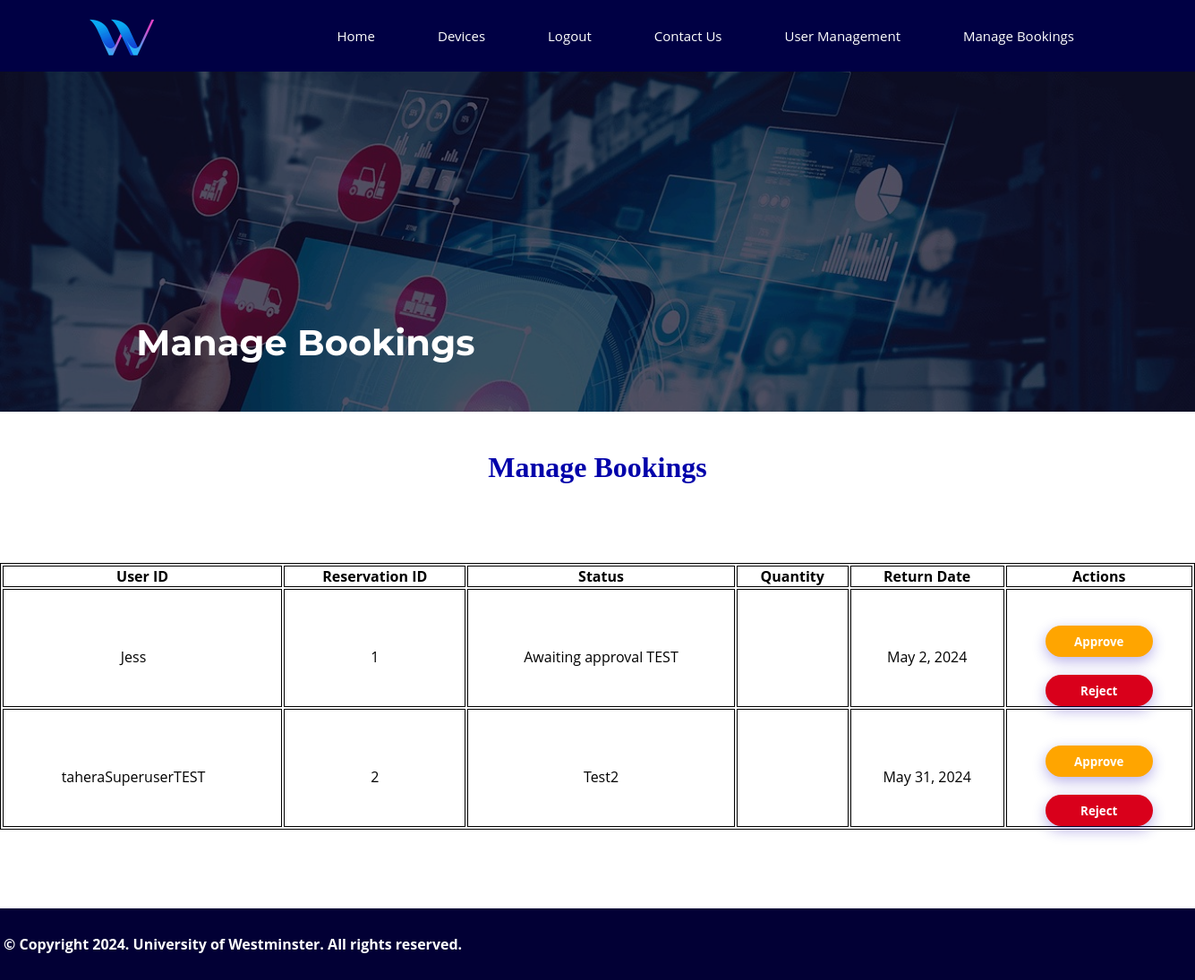
The app's page /manageBookings/ with its own data.
### AppOneSDG/models.py (models this page shows, shortened)
class Reservation(models.Model):
    reservationId       = models.AutoField(verbose_name='Reservation ID', primary_key=True)
    reservationStatus   = models.CharField(verbose_name='Status of reservation', max_length=100)
    reservationDate     = models.DateField(verbose_name='Date of reservation')
    returnDate          = models.DateField(verbose_name='Return date for reservation')
    reservationNotes    = models.TextField(verbose_name='Notes about reservation', blank=True)
    userId              = models.ForeignKey(User, related_name='users_who_place_reservations', on_delete=models.CASCADE, null=False, verbose_name='Corresponding user ID')
    adminUserId         = models.ForeignKey(Admin, related_name='admins_who_approve_reservations', on_delete=models.CASCADE, null=True, verbose_name='Corresponding admin ID')
    equipId             = models.ForeignKey(Equipment, related_name='equipments_that_are_reserved', on_delete=models.CASCADE, null=False, verbose_name='Corresponding equipment ID')

class User(AbstractBaseUser):
    userId              = models.AutoField(verbose_name="User ID", primary_key=True)
    firstName           = models.CharField(verbose_name="First name", max_length=100)
    lastName            = models.CharField(verbose_name="Last name", max_length=100)
    username            = models.CharField(verbose_name="Username", max_length=100, unique=True)
    email               = models.EmailField(verbose_name="Email address", max_length=100, unique=True)
    contactNumber       = models.CharField(verbose_name="Contact number", max_length=100)
    emergencyContact    = models.CharField(verbose_name="Emergency contact", max_length=100)
    date_joined         = models.DateTimeField(verbose_name='Date joined', auto_now_add=True)
    last_login          = models.DateTimeField(verbose_name='Last login', auto_now=True)
    is_admin            = models.BooleanField(default=False)
    is_active           = models.BooleanField(default=True)
    is_staff            = models.BooleanField(default=False)
    is_superuser        = models.BooleanField(default=False)
    USERNAME_FIELD = 'email'
    REQUIRED_FIELDS = ['firstName', 'lastName', 'contactNumber', 'username']
    objects = MyUserManager()
    def __str__(self):
        return self.username

### AppOneSDG/views.py (the view)
# urls.py: path('manageBookings/', views.manageBookings, name='manageBookings'),
def manageBookings(request):
    reservationsToApprove = Reservation.objects.all()
    context = {'reservationsToApprove' : reservationsToApprove}
    return render(request, "manageBookings.html", context)

### AppOneSDG/templates/manageBookings.html (shortened to what this page needs)
{% extends 'main_admin.html' %}
{% block extra_css %}
    <link rel="stylesheet" type="text/CSS" href="/static/AppOneSDG/mystylesheetSDG.css">
    <link rel="stylesheet" type="text/CSS" href="/static/AppOneSDG/contact-us.css">
{% endblock extra_css %}
{% block contentBody %}
<div class = "wrapper">
<div class = "overlay">
<div class = "text">
<h1 id = "intro">Manage Bookings </h1>
</div>
</div>
</div>
<br>
<br>
<h1 class = "title">Manage Bookings</h1>
<br><br><br><br>
<table style = "width:100%" id = "currentBooking">
<tr>
<th>User ID</th>
<th>Reservation ID</th>
<th>Status</th>
<th> Quantity</th>
<th> Return Date </th>
<th> Actions </th>
</tr>
{% for reservation in reservationsToApprove %}
<tr>
    <td>{{reservation.userId}}</td>
    <td>{{reservation.reservationId}}</td>
    <td>{{reservation.reservationStatus}}</td>
    <td></td>
    <td>{{reservation.returnDate}}</td>
    <td>
        <button class = "bookingApprove" style = "background:orange;font-weight:bold;">Approve</button>
        <br>
        <button id = "bookingCancellation">Reject </button>
    </td>
</tr>
{% endfor %}
</table>
<br><br><br><br>
{% endblock contentBody %}

### AppOneSDG/static/AppOneSDG/mystylesheetSDG.css (style rules this page uses)
* { margin: 0; padding: 0; box-sizing: border-box; font-family: 'Open Sans', sans-serif; list-style: none; text-decoration: none; }
body { background: white; }
.bookingApprove { background:pink; }

### AppOneSDG/static/AppOneSDG/contact-us.css (style rules this page uses)
.wrapper { background: url("background.jpeg"); display: flex; height: 380px; top: 0px; width: 100%; background-repeat: no-repeat; background-size: cover; }
#intro { position: absolute; top: 40%; left: 51%; width: 99%; height: 200px; transform: translate(-40%, -40%); display:flex; color: white; font-family: "Montserrat"; font-size: 40px; font-weight:bold; }
.title { color: #0000AA; font-weight: bold; text-align: center; font-family: "Arial Black"; font-weight: bold; }
.overlay { display: flex; height: 380px; top: 0px; width: 100%; background-repeat: no-repeat; background-size: cover; background-color: rgba(0,0,0,0.5); }
button { background: #1c00b5; width: 120px; border:none; outline:none; color: #fff; height: 35px; border-radius:30px; margin-top:20px; box-shadow: 0px 5px 15px 0px rgba(28,0,181,0.3); }
tr td:first-child { padding-right: 20px; }
tr td { padding-top:20px; }
#currentBooking { border: 1px solid black; text-align: center; height: 30px; margin:fixed; }
#bookingCancellation { background:#D9001B; color:white; font-weight:bold; }
.bookingApprove { background:pink; }

### AppOneSDG/templates/manageBookings.html (style rules this page uses)
#currentBooking,td,tr,th { border: 1px solid black; }

### records on screen
Reservation: userId "Jess", reservationId "1", reservationStatus "Awaiting approval TEST", returnDate "May 2, 2024"
Reservation: userId "taheraSuperuserTEST", reservationId "2", reservationStatus "Test2", returnDate "May 31, 2024"
